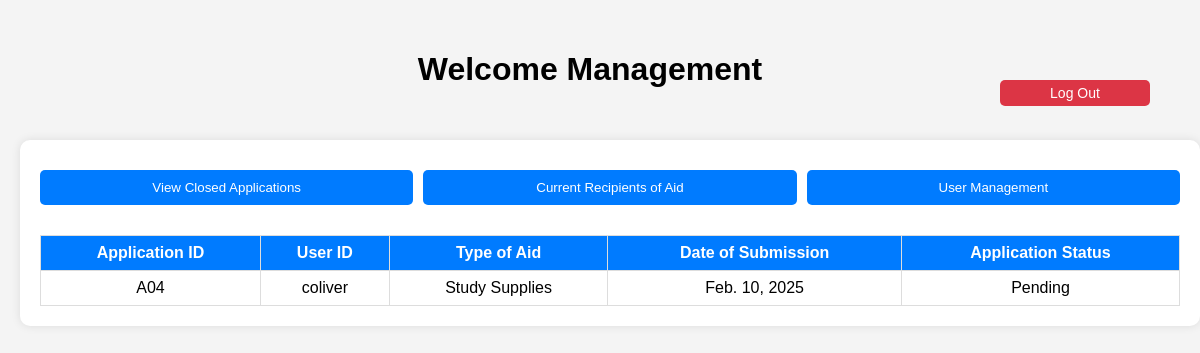
The app's page /home/ (signed in) with its own data.
### home/models.py (models this page shows, shortened)
class Application(models.Model):
    APP_TYPE_CHOICES = [
        ("Financial", "Financial"),
        ("Tuition Reduction", "Tuition Reduction"),
        ("Food", "Food"),
        ("Study Supplies", "Study Supplies"),
        ("Miscellaneous", "Miscellaneous"),
    ]
    APP_STATUS_CHOICES = [
        ("Pending", "Pending"),
        ("Approved", "Approved"),
        ("Denied", "Denied"),
        ("Appealing", "Appealing"),
    ]
    app_id = models.CharField(max_length=10, primary_key=True)
    user = models.ForeignKey(settings.AUTH_USER_MODEL, on_delete=models.CASCADE, to_field='userid')
    app_type = models.CharField(max_length=20, choices=APP_TYPE_CHOICES)
    app_date = models.DateField()
    app_description = models.TextField(max_length=1000)
    app_attached1 = models.BinaryField(null=True, blank=True)
    app_attached2 = models.BinaryField(null=True, blank=True)
    app_attached3 = models.BinaryField(null=True, blank=True)
    app_attached4 = models.BinaryField(null=True, blank=True)
    app_attached5 = models.BinaryField(null=True, blank=True)
    app_status = models.CharField(max_length=10, choices=APP_STATUS_CHOICES, default="Pending")
    forwarded_to_finance = models.BooleanField(default=False)
    app_denyreason = models.TextField(max_length=1000, blank=True, null=True)
    app_denyreason2 = models.TextField(max_length=1000, blank=True, null=True)
    app_appeal = models.TextField(max_length=1000, blank=True, null=True)
    app_appealdate = models.DateField(blank=True, null=True)
    app_decider = models.CharField(max_length=10, blank=True, null=True)
    app_decider2 = models.CharField(max_length=10, blank=True, null=True)

### home/views.py (the view)
# urls.py: path('', views.home_view, name='home'),
@login_required
def home_view(request):
    pending_applications = Application.objects.filter(app_status="Pending")
    return render(request, "home/management_home_page.html", {"applications": pending_applications})

### home/templates/home/management_home_page.html (shortened to what this page needs)
<!DOCTYPE html>
<html lang="en">
<head>
</head>
<body>
    <div class="top-section">
        <h1>Welcome Management</h1>
        <div>
            <button class="logout" onclick="window.location.href='{% url 'logout' %}'">Log Out</button>
        </div>
    </div>
    <div class="container">
        <div class="button-container">
            <button onclick="window.location.href='{% url 'closed_applications' %}'">View Closed Applications</button>
            <button onclick="window.location.href='{% url 'aid_management' %}'">Current Recipients of Aid</button>
            <button onclick="window.location.href='{% url 'user_management' %}'">User Management</button>
        </div>
        <table>
            <thead>
                <tr>
                    <th>Application ID</th>
                    <th>User ID</th>
                    <th>Type of Aid</th>
                    <th>Date of Submission</th>
                    <th>Application Status</th>
                </tr>
            </thead>
            <tbody>
                {% for application in applications %}
                <tr onclick="window.location.href='{% url 'view_application' application.app_id %}'" style="cursor: pointer;">
                    <td>{{ application.app_id }}</td>
                    <td>{{ application.user_id }}</td>
                    <td>{{ application.app_type }}</td>
                    <td>{{ application.app_date }}</td>
                    <td>{{ application.app_status }}</td>
                </tr>
                {% empty %}
                <tr>
                    <td colspan="5">No applications found.</td>
                </tr>
                {% endfor %}
            </tbody>
        </table>
    </div>
</body>
</html>

### home/templates/home/management_home_page.html (style rules this page uses)
body { width: 95%; height: 95%; font-family: Arial, sans-serif; margin: 0; padding: 20px; background-color: #f4f4f4; }
.top-section { display: flex; justify-content: center; align-items: center; padding: 10px; position: relative; }
.top-section .logout { position: absolute; right: 10px; }
.logout { background-color: #dc3545; color: white; border: none; border-radius: 5px; padding: 5px 10px; cursor: pointer; font-size: 14px; width: 150px; }
.container { background: white; padding: 20px; border-radius: 10px; box-shadow: 0px 0px 10px rgba(0, 0, 0, 0.1); text-align: center; width: 100%; margin-top: 20px; }
.button-container { display: flex; gap: 10px; }
.button-container button { white-space: nowrap; }
button { width: 100%; padding: 10px; margin: 10px 0; background-color: #007BFF; color: white; border: none; border-radius: 5px; cursor: pointer; }
table { width: 100%; border-collapse: collapse; margin-top: 20px; }
th, td { border: 1px solid #ddd; padding: 8px; text-align: center; }
th { background-color: #007BFF; color: white; }

### records on screen
Application: app_id "A04", user_id "coliver", app_type "Study Supplies", app_date "Feb. 10, 2025", app_status "Pending"
